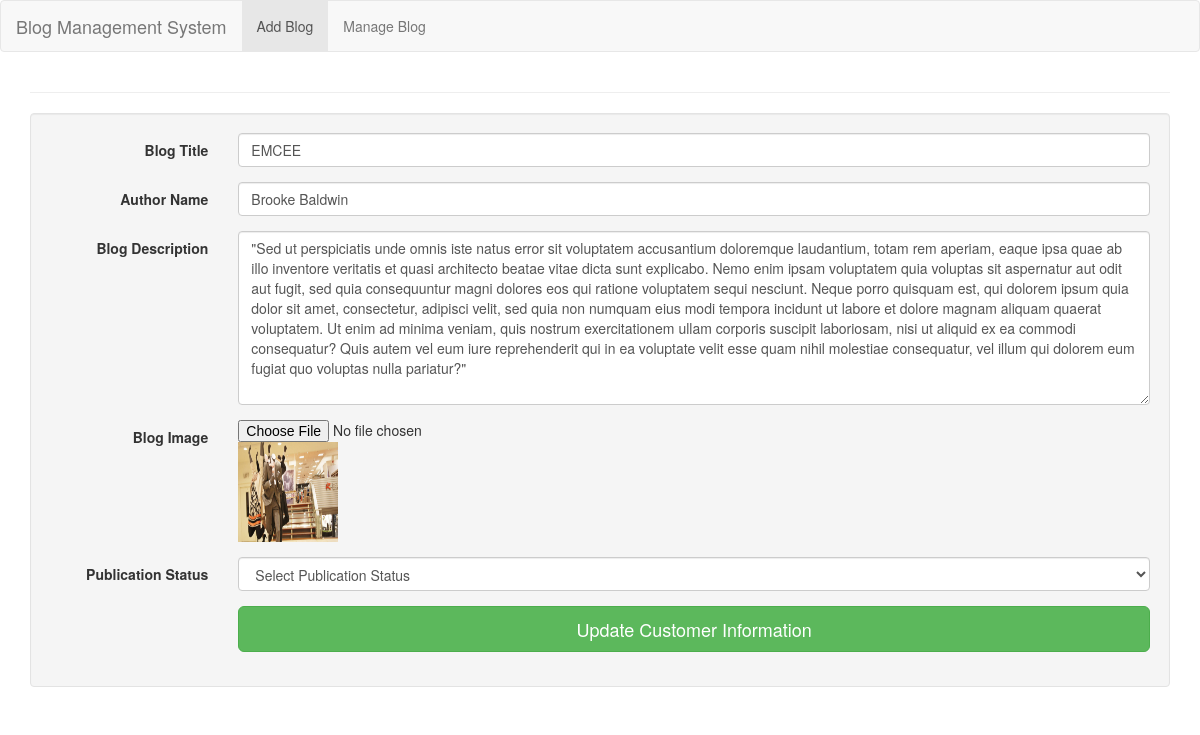
The app's page /admin/blog_update.php?id=12 with its own data.
### tables this page shows
CREATE TABLE `tbl_blog` (
  `blog_id` int(5) NOT NULL,
  `blog_title` varchar(100) NOT NULL,
  `author_name` varchar(100) NOT NULL,
  `blog_description` text NOT NULL,
  `blog_image` longblob NOT NULL,
  `publication_status` tinyint(1) NOT NULL
);

### class/blog.php (called while the page is built, shortened)
<?php
class Blog {
    protected $connection;
    public function __construct() {
        $host_name = 'localhost';
        $user_name = 'root';
        $password = '';
        $db_name = 'db_blog';
        $this->connection = mysqli_connect($host_name, $user_name, $password, $db_name);
    }
    public function select_blog_info_by_id($blog_id) {
        $sql = "SELECT*FROM tbl_blog WHERE blog_id='$blog_id' ";
        if (mysqli_query($this->connection, $sql)) {
            $query_result = mysqli_query($this->connection, $sql);
            return $query_result;
            exit();
        } else {
            die('Query problem' . mysqli_error($this->connection));
        }
    }
}

### admin/blog_update.php (the view, shortened to what this page needs)
<?php
$blog_id = $_GET['id'];
require_once '../class/blog.php';
$blog = new Blog();
$query_result = $blog->select_blog_info_by_id($blog_id);
$blog_info = mysqli_fetch_assoc($query_result);
?>
<!DOCTYPE html>
<html lang="en">
    <head>
        <link href="../asset/css/bootstrap.min.css" rel="stylesheet">
    </head>
    <body>
        <nav class="navbar navbar-default">
            <div class="container-fluid">
                <div class="navbar-header">
                    <a class="navbar-brand" href="#">Blog Management System</a>
                </div>
                <div class="collapse navbar-collapse" id="bs-example-navbar-collapse-1">
                    <ul class="nav navbar-nav">
                        <li class="active"><a href="dashbord.php">Add Blog</a></li>
                        <li><a href="blog_read.php">Manage Blog</a></li>
                    </ul>
                </div>
            </div>
        </nav>
        <div class="container">
            <div class="row">
                <div class="col-lg-12">
                    <hr/>
                    <div class="well">
                        <form class="form-horizontal" action="" method="post" enctype="multipart/form-data">
                            <div class="form-group">
                                <label for="inputEmail3" class="col-sm-2 control-label">Blog Title</label>
                                <div class="col-sm-10">
                                    <input type="text" class="form-control" value="<?php echo $blog_info['blog_title']; ?>" name="blog_title">
                                </div>
                            </div>
                            <div class="form-group">
                                <label for="inputPassword3" class="col-sm-2 control-label">Author Name</label>
                                <div class="col-sm-10">
                                    <input type="text" class="form-control" value="<?php echo $blog_info['author_name']; ?>" name="author_name">
                                </div>
                            </div>
                            <div class="form-group">
                                <label for="inputPassword3" class="col-sm-2 control-label">Blog Description</label>
                                <div class="col-sm-10">
                                    <textarea name="blog_description" name="blog_description" class="form-control" rows="8"><?php echo $blog_info['blog_description']; ?></textarea>
                                </div>
                            </div>
                             <div class="form-group">
                                <label for="inputPassword3" class="col-sm-2 control-label">Blog Image</label>
                                <div class="col-sm-10">
                                    <input type="file" name="blog_image" accept="image/*"/>
                                    <img src="<?php echo $blog_info['blog_image']; ?>" alt="" height="100" width="100"/>
                                </div>
                            </div>
                            <div class="form-group">
                                <label for="inputPassword3" class="col-sm-2 control-label">Publication Status</label>
                                <div class="col-sm-10">
                                    <select class="form-control" name="publication_status">
                                        <option>Select Publication Status</option>
                                    </select>
                                </div>
                            </div>
                            <div class="form-group">
                                <div class="col-sm-offset-2 col-sm-10">
                                    <button type="submit" name="btn" class="btn btn-success btn-block btn-lg">Update Customer Information</button>
                                </div>
                            </div>
                        </form>
                    </div>
                </div>
            </div>
        </div>
    </body>
</html>

### records on screen
tbl_blog: blog_title "EMCEE", author_name "Brooke Baldwin", blog_description "\"Sed ut perspiciatis unde omnis iste natus error sit voluptatem accusantium doloremque laudantium, totam rem aperiam, eaque ipsa quae ab illo inventore veritatis et quasi architecto beatae vitae dicta sunt explicabo. Nemo enim ipsam voluptatem quia voluptas sit aspernatur aut odit aut fugit, sed quia consequuntur magni dolores eos qui ratione voluptatem sequi nesciunt. Neque porro quisquam est, qui dolorem ipsum quia dolor sit amet, consectetur, adipisci velit, sed quia non numquam eius modi tempora incidunt ut labore et dolore magnam aliquam quaerat voluptatem. Ut enim ad minima veniam, quis nostrum exercitationem ullam corporis suscipit laboriosam, nisi ut aliquid ex ea commodi…", blog_image (picture)
